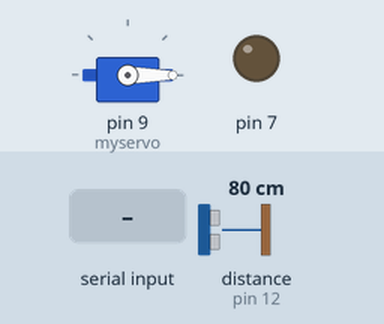
The sketch below on a simulated Arduino Uno, built with avr-gcc and run on an emulated ATmega328P. Shown: servo, output pins drawn as LEDs (lit = HIGH). Wiring (inferred from the names in the program): ultrasonic range finder: trigger pin 11; echo pin 12. Inputs (shaded band) come from the test bench; at power-on: distance to the obstacle (sensor on pin 12) 80 cm. The echo pulse lasts 58.3 µs per cm; pins used as bus, display or sensor lines are not drawn.

Above: at 1.2 s.
1.3 s: "1" received over Serial
At 3.7 s:
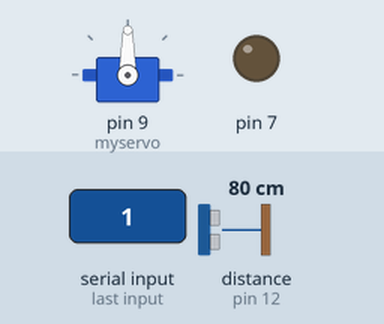
Timing chart, 0 to 14.5 s (numbered marks = the images above; inputs shaded):
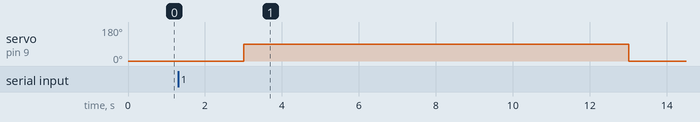

The sketch:

license_plate.ino
```cpp
/*
  Ultrasonic Sensor HC-SR04 and Arduino Tutorial

  by Dejan Nedelkovski,
  www.HowToMechatronics.com
*/

#include <stdlib.h>
#include <unistd.h>
#include <stdio.h>
#include <Servo.h>
 int incomming;
 int a;

Servo myservo;
char command[20];
// defines pins numbers
const int trigPin = 11;
const int echoPin = 12;
// defines variables
long duration;
int distance;
void setup() {
  pinMode(7, OUTPUT);
  pinMode(trigPin, OUTPUT); // Sets the trigPin as an Output
  pinMode(echoPin, INPUT); // Sets the echoPin as an Input
  Serial.begin(9600); // Starts the serial communication
  a=0;
  myservo.attach(9);
  myservo.write(0);
}
void loop() {
  // Clears the trigPin
  digitalWrite(trigPin, LOW);
  delayMicroseconds(2);
  // Sets the trigPin on HIGH state for 10 micro seconds
  digitalWrite(trigPin, HIGH);
  delayMicroseconds(10);
  digitalWrite(trigPin, LOW);
  // Reads the echoPin, returns the sound wave travel time in microseconds
  duration = pulseIn(echoPin, HIGH);
  // Calculating the distance
  distance = duration * 0.034 / 2;
  // Prints the distance on the Serial Monitor
  if(Serial.available()>0)
  {
    incomming=Serial.read();
    myservo.write(90);
    delay(10000);
    myservo.write(0);
  }
  else if (distance < 10 && distance >0) {
      Serial.println(distance);
      delay(2000);

  }
  delay(2000);
 /* }
  if(a==1)
  {
  incomming=Serial.read();
  digitalWrite(7, LOW);
  if(incomming==0){
      digitalWrite(7, HIGH);
  }
  }*/
  delay(1000);
}
```

Measured:
- after the input at 1.3 s, servo on pin 9 (myservo): 0° → 90° after 1.7 s, → 0° 10.0 s later
